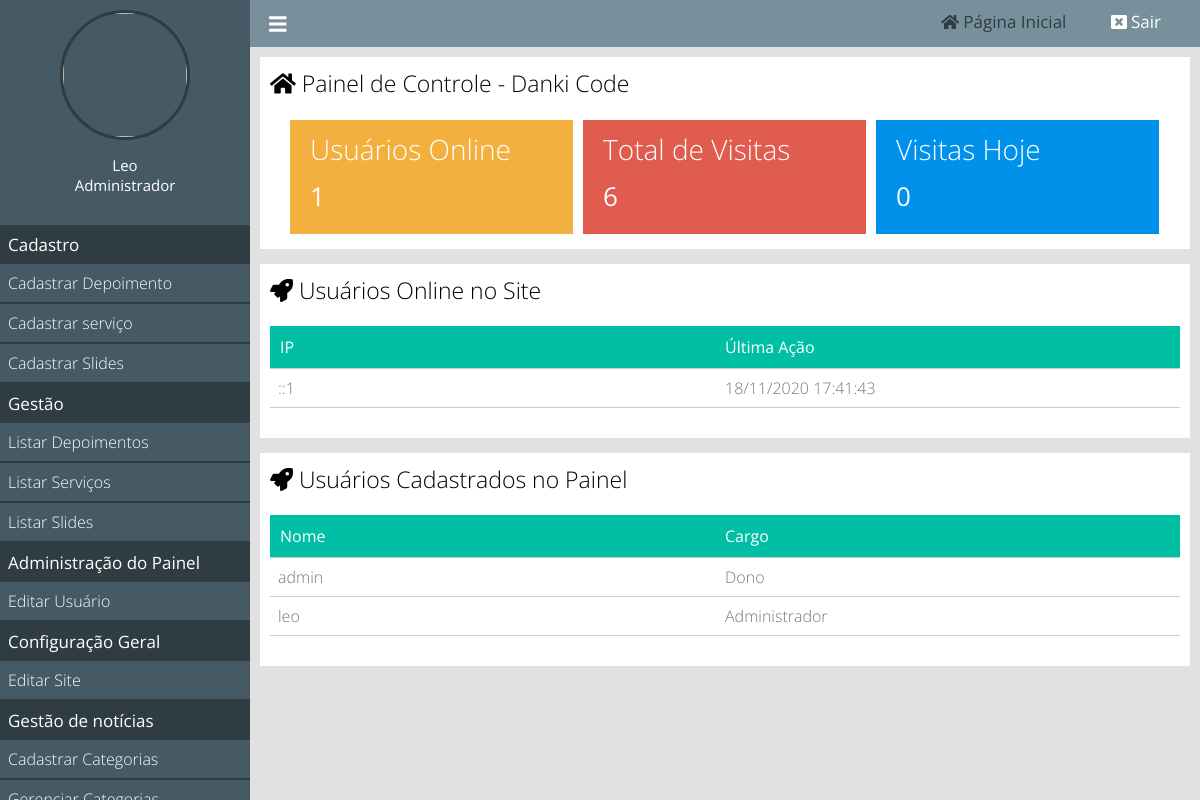
/painel/index.php (signed in), run on the app's committed database.
### classes/MySql.php (called while the page is built)
<?php
    class MySql{
        private static $pdo;
        public static function conectar(){
            if(self::$pdo == null){
				try{
				self::$pdo = new PDO('mysql:host='.HOST.';dbname='.DATABASE,USER,PASSWORD,array(PDO::MYSQL_ATTR_INIT_COMMAND => "SET NAMES utf8"));
				self::$pdo->setAttribute(PDO::ATTR_ERRMODE,PDO::ERRMODE_EXCEPTION);
				}catch(Exception $e){
					echo '<h2>Erro ao conectar</h2>';
				}
			}
			return self::$pdo;
        }
    }

### painel/pages/home.php (the view, shortened to what this page needs)
<?php
    $usuariosOnline = Painel::listarUsuariosOnline();
    $pegarVisitasTotais = MySql::conectar()->prepare("SELECT * FROM `tb_admin.visitas`");
    $pegarVisitasTotais->execute();
    $pegarVisitasTotais = $pegarVisitasTotais->rowCount();
    $pegarVisitasHoje = MySql::conectar()->prepare("SELECT * FROM `tb_admin.visitas` WHERE dia = ?");
    $pegarVisitasHoje->execute(array(date('Y-m-d')));
    $pegarVisitasHoje = $pegarVisitasHoje->rowCount();
?>
<div class="box__content w100">
    <h2><i class="fas fa-home"></i> Painel de Controle - <?php echo NOME_EMPRESA ?></h2>
    <div class="box__metricas">
        <div class="box__metricas__single">
            <div class="box__metricas__wraper">
                <h2>Usuários Online</h2>
                <p><?php echo count($usuariosOnline); ?></p>
            </div>
        </div>
        <div class="box__metricas__single">
            <div class="box__metricas__wraper">
                <h2>Total de Visitas</h2>
                <p><?php echo $pegarVisitasTotais?></p>
            </div>
        </div>
        <div class="box__metricas__single">
            <div class="box__metricas__wraper">
                <h2>Visitas Hoje</h2>
                <p><?php echo $pegarVisitasHoje?></p>
            </div>
        </div>
    </div>
</div>
<div class="box__content w100">
    <h2><i class="fas fa-rocket"></i> Usuários Online no Site</h2>
    <div class="table__responsive">
        <div class="row">
            <div class="col">
                <span>IP</span>
            </div>
            <div class="col">
                <span>Última Ação</span>
            </div>
        </div>
        <?php
            foreach ($usuariosOnline as $key => $value) {
        ?>
        <div class="row">
            <div class="col">
                <span><?php echo $value['ip'] ?></span>
            </div>
            <div class="col">
                <span><?php echo date('d/m/Y H:i:s',strtotime($value['ultima_acao'])) ?></span>
            </div>
        </div>
        <?php
            }
        ?>
    </div>
</div>
<div class="box__content w100">
    <h2><i class="fas fa-rocket"></i> Usuários Cadastrados no Painel</h2>
    <div class="table__responsive">
        <div class="row">
            <div class="col">
                <span>Nome</span>
            </div>
            <div class="col">
                <span>Cargo</span>
            </div>
        </div>
        <?php
            $usuariosPainel=MySql::conectar()->prepare("SELECT * FROM `tb_admin.usuarios`");
            $usuariosPainel->execute();
            $usuariosPainel = $usuariosPainel->fetchall();
            foreach ($usuariosPainel as $key => $value) {
        ?>
        <div class="row">
            <div class="col">
                <span><?php echo $value['user'] ?></span>
            </div>
            <div class="col">
                <span><?php echo pegaCargo($value['cargo']); ?></span>
            </div>
        </div>
        <?php
            }
        ?>
    </div>
</div>

### painel/css/style.css (style rules this page uses)
* { margin: 0; padding: 0; box-sizing: border-box; font-family: 'Open Sans'; }
html,body { height: 100%; background-color: rgb(225,225,225); }
body { overflow-x: hidden; }
.w100 { width: 100%; }
.box__content { padding: 10px; margin-bottom: 15px; background-color: white; }
.box__content h2 { font-weight: 300; font-size: 23px; }
.box__metricas { margin-top:16px; padding:0 15px; }
.box__metricas__single { float: left; position: relative; width: 33.3%; background: #F4B03E; border: 5px solid white; }
.box__metricas .box__metricas__single:nth-of-type(2) { background: #E05C4E; }
.box__metricas .box__metricas__single:nth-of-type(3) { background: #0091ea; }
.box__metricas__wraper { padding: 10px 20px; text-align: left; color: white; }
.box__metricas__wraper h2 { font-size: 28px; }
.box__metricas__wraper p { padding: 10px 0; font-size: 26px; }
.table__responsive { margin:20px auto; font-weight: 300; }
.table__responsive .row:nth-of-type(1) { font-weight: normal; background: #00bfa5; padding: 10px; color: white; }
.table__responsive .row { color: #777; padding: 8px; border-bottom: 1px solid #ccc; }
.col { float: left; width: 50%; }

### data on the page
tb_admin.online: ip "::1", ultima_acao "18/11/2020 17:41:43"
tb_admin.usuarios: user "admin", cargo "Dono"
tb_admin.usuarios: user "leo", cargo "Administrador"

### other printed values
$_SESSION['nome'] "Leo"
pegaCargo($_SESSION['cargo']) "Administrador"
NOME_EMPRESA "Danki Code"
count($usuariosOnline) "1"
$pegarVisitasTotais "6"
$pegarVisitasHoje "0"
